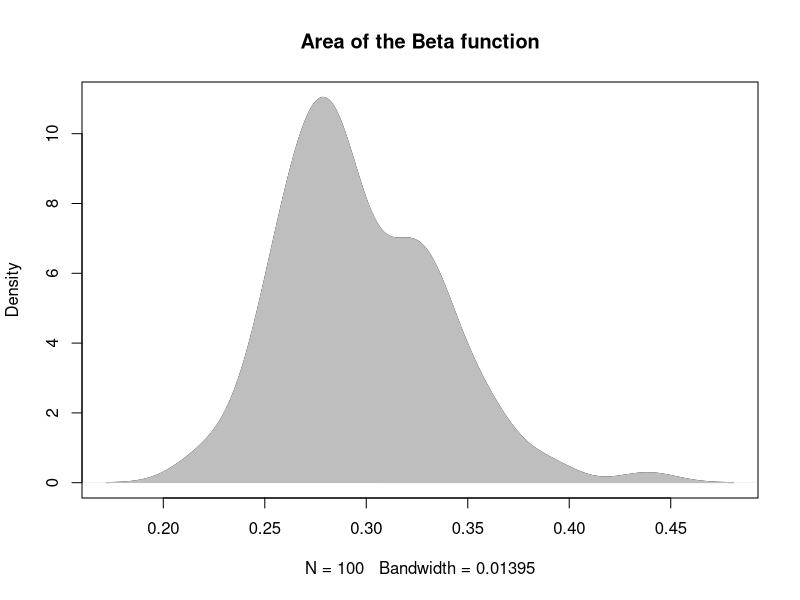
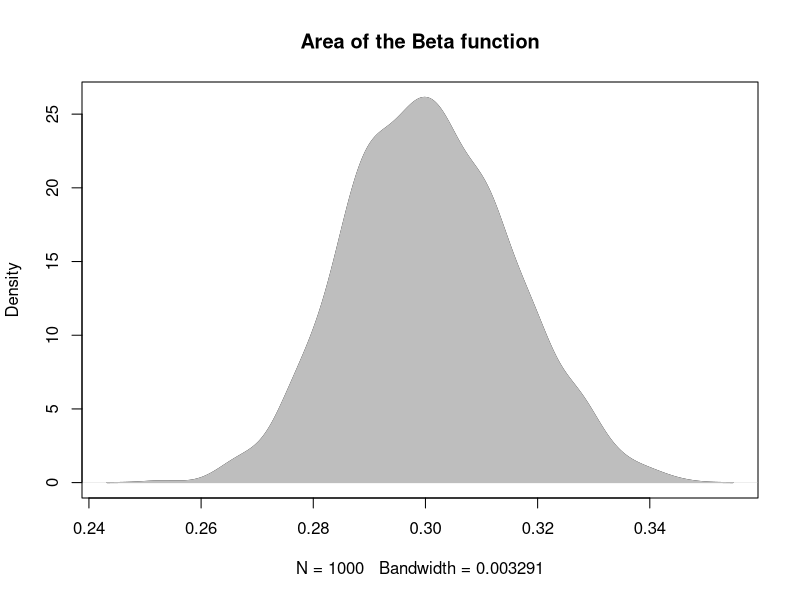

Source code (R) for these figures, in order:
## ---- chunk 1
B.function = rbeta(100,31,71)
d = density(B.function)
plot(d, main = "Area of the Beta function")
polygon(d, col="gray", border = "gray")
## ---- chunk 2
#change to new numbers
B.function = rbeta(1000,301,701)
d = density(B.function)
plot(d, main = "Area of the Beta function")
polygon(d, col="gray", border = "gray")
